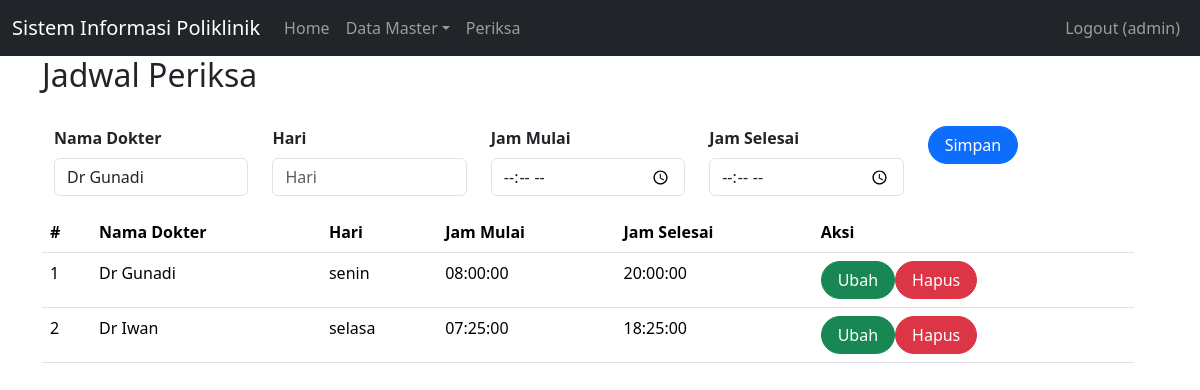
Page /index.php?page=jadwal_periksa (signed in) on the committed database.
### tables this page shows
CREATE TABLE `jadwal_periksa` (
  `id` int(11) UNSIGNED NOT NULL,
  `id_dokter` int(11) UNSIGNED NOT NULL,
  `hari` enum('senin','selasa','rabu','kamis','jumat') NOT NULL,
  `jam_mulai` time NOT NULL,
  `jam_selesai` time NOT NULL
);

CREATE TABLE `dokter` (
  `id` int(11) UNSIGNED NOT NULL,
  `nama` varchar(255) DEFAULT NULL,
  `alamat` varchar(255) DEFAULT NULL,
  `no_hp` varchar(50) DEFAULT NULL,
  `id_poli` int(11) UNSIGNED NOT NULL
);

### jadwal_periksa.php (the view, shortened to what this page needs)
<div class="container">
    <h2>Jadwal Periksa</h2>
<br>
    <?php
include'koneksi.php';
?>
<body>
<div class="container">
    <form class="form row"  method="POST" action="" name="myForm" onsubmit="return(validate());">
    <?php
    $id_dokter= '';
    $hari= '';
    $jam_mulai = '';
    $jam_selesai ='';
    ?>
    <div class="row">
        <div class="col">
        <label for="inputNama" class="form-label fw-bold">
            Nama Dokter
        </label>
        <select class="form-control" name="id_dokter">
        <?php
        $selected = '';
        $dokter = mysqli_query($mysqli, "SELECT * FROM dokter");
        while ($data = mysqli_fetch_array($dokter)) {
            if ($data['id'] == $id_dokter) {
                $selected = 'selected="selected"';
            } else {
                $selected = '';
            }
        ?>
            <option value="<?php echo $data['id'] ?>" <?php echo $selected ?>><?php echo $data['nama'] ?></option>
        <?php
        }
        ?>
    </select>
    </div>
        <div class="col">
        <label for="inputHari" class="form-label fw-bold">
            Hari
        </label>
        <input type="enum" class="form-control" name="hari" id="inputHari" placeholder="Hari" value="<?php echo $hari ?>">
    </div>
    <div class="col">
        <label for="inputJam_mulai" class="form-label fw-bold">
            Jam Mulai
        </label>
        <input type="time" class="form-control" name="jam_mulai" id="inputJam_mulai" placeholder="Jam mulai" value="<?php echo $jam_mulai ?>">
    </div>
    <div class="col">
        <label for="inputJam_selesai" class="form-label fw-bold">
            Jam Selesai
        </label>
        <input type="time" class="form-control" name="jam_selesai" id="inputJam_selesai" placeholder="Jam selesai" value="<?php echo $jam_selesai ?>">
    </div>
    <div class="col">
        <button type="submit" class="btn btn-primary rounded-pill px-3" name="simpan">Simpan</button>
    </div>
    </form>
    <br>
    <br>
    <table class="table table-hover">
    <table class="table table-hover">
    <thead>
        <tr>
            <th scope="col">#</th>
            <th scope="col">Nama Dokter</th>
            <th scope="col">Hari</th>
            <th scope="col">Jam Mulai</th>
            <th scope="col">Jam Selesai</th>
            <th scope="col">Aksi</th>
        </tr>
    </thead>
        <tbody>
    <?php
    $result = mysqli_query($mysqli, "SELECT dp.*, p.nama as 'nama_dokter' FROM jadwal_periksa dp LEFT JOIN dokter p ON (dp.id_dokter=p.id) ORDER BY id ASC");
    if (mysqli_num_rows($result) > 0) {
        $no = 1;
        while ($data = mysqli_fetch_array($result)) {
            echo "<tr>";
            echo "<td>" . $no++ . "</td>";
            echo "<td>" . $data['nama_dokter'] . "</td>";
            echo "<td>" . $data['hari'] . "</td>";
            echo "<td>" . $data['jam_mulai'] . "</td>";
            echo "<td>" . $data['jam_selesai'] . "</td>";
            echo "<td>";
            echo '<a class="btn btn-success rounded-pill px-3" href="index.php?page=jadwal_periksa&id=' . $data['id'] . '">Ubah</a>';
            echo '<a class="btn btn-danger rounded-pill px-3" href="index.php?page=jadwal_periksa&id=' . $data['id'] . '&aksi=hapus">Hapus</a>';
            echo "</td>";
            echo "</tr>";
        }
    } else {
        echo "No rows returned.";
    }
    ?>
    </tbody>
    </table>

### rows in the picture
jadwal_periksa: id_dokter.nama "Dr Gunadi", hari "senin", jam_mulai "08:00:00", jam_selesai "20:00:00"
jadwal_periksa: id_dokter.nama "Dr Iwan", hari "selasa", jam_mulai "07:25:00", jam_selesai "18:25:00"

### other values in the picture
$_SESSION['username'] "admin"
form field id_dokter "Dr Gunadi"
